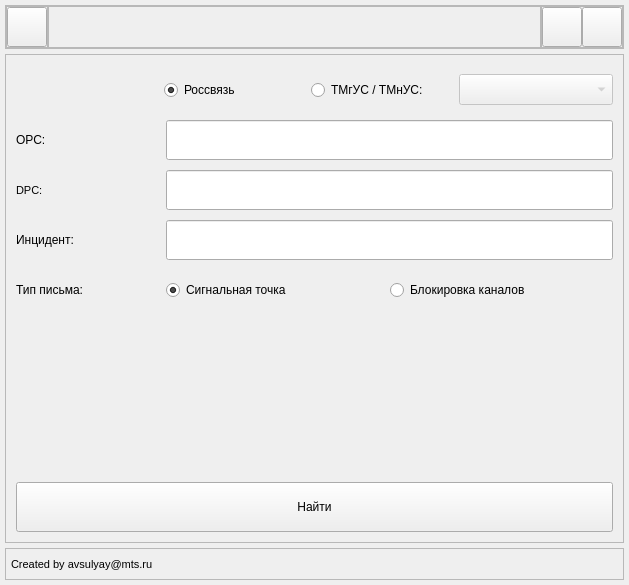
<?xml version="1.0" encoding="UTF-8"?>
<ui version="4.0">
 <class>MainWindow</class>
 <widget class="QMainWindow" name="MainWindow">
  <property name="geometry">
   <rect>
    <x>0</x>
    <y>0</y>
    <width>629</width>
    <height>585</height>
   </rect>
  </property>
  <property name="minimumSize">
   <size>
    <width>0</width>
    <height>545</height>
   </size>
  </property>
  <property name="maximumSize">
   <size>
    <width>16777215</width>
    <height>16777215</height>
   </size>
  </property>
  <property name="windowTitle">
   <string>MainWindow</string>
  </property>
  <property name="windowIcon">
   <iconset>
    <normaloff>../../../../icon.ico</normaloff>../../../../icon.ico</iconset>
  </property>
  <property name="styleSheet">
   <string notr="true"/>
  </property>
  <widget class="QWidget" name="centralwidget">
   <property name="styleSheet">
    <string notr="true"/>
   </property>
   <layout class="QVBoxLayout" name="verticalLayout">
    <property name="spacing">
     <number>5</number>
    </property>
    <property name="leftMargin">
     <number>5</number>
    </property>
    <property name="topMargin">
     <number>5</number>
    </property>
    <property name="rightMargin">
     <number>5</number>
    </property>
    <property name="bottomMargin">
     <number>5</number>
    </property>
    <item alignment="Qt::AlignTop">
     <widget class="QFrame" name="header_frame">
      <property name="frameShape">
       <enum>QFrame::StyledPanel</enum>
      </property>
      <property name="frameShadow">
       <enum>QFrame::Raised</enum>
      </property>
      <layout class="QHBoxLayout" name="horizontalLayout_2">
       <property name="spacing">
        <number>0</number>
       </property>
       <property name="leftMargin">
        <number>0</number>
       </property>
       <property name="topMargin">
        <number>0</number>
       </property>
       <property name="rightMargin">
        <number>0</number>
       </property>
       <property name="bottomMargin">
        <number>0</number>
       </property>
       <item alignment="Qt::AlignLeft|Qt::AlignVCenter">
        <widget class="QFrame" name="frame">
         <property name="minimumSize">
          <size>
           <width>0</width>
           <height>0</height>
          </size>
         </property>
         <property name="maximumSize">
          <size>
           <width>16777215</width>
           <height>16777215</height>
          </size>
         </property>
         <property name="styleSheet">
          <string notr="true"/>
         </property>
         <property name="frameShape">
          <enum>QFrame::StyledPanel</enum>
         </property>
         <property name="frameShadow">
          <enum>QFrame::Raised</enum>
         </property>
         <layout class="QHBoxLayout" name="horizontalLayout_12">
          <property name="spacing">
           <number>0</number>
          </property>
          <property name="leftMargin">
           <number>0</number>
          </property>
          <property name="topMargin">
           <number>0</number>
          </property>
          <property name="rightMargin">
           <number>0</number>
          </property>
          <property name="bottomMargin">
           <number>0</number>
          </property>
          <item>
           <widget class="QPushButton" name="menu_btn">
            <property name="minimumSize">
             <size>
              <width>40</width>
              <height>40</height>
             </size>
            </property>
            <property name="maximumSize">
             <size>
              <width>40</width>
              <height>40</height>
             </size>
            </property>
            <property name="font">
             <font>
              <family>Arial</family>
              <pointsize>8</pointsize>
              <weight>50</weight>
              <bold>false</bold>
             </font>
            </property>
            <property name="cursor">
             <cursorShape>PointingHandCursor</cursorShape>
            </property>
            <property name="toolTip">
             <string>Дополнительная информация</string>
            </property>
            <property name="styleSheet">
             <string notr="true"/>
            </property>
            <property name="text">
             <string/>
            </property>
            <property name="icon">
             <iconset resource="../../resource.qrc">
              <normaloff>:/icons/icons/chevrons-right_.svg</normaloff>:/icons/icons/chevrons-right_.svg</iconset>
            </property>
            <property name="iconSize">
             <size>
              <width>32</width>
              <height>32</height>
             </size>
            </property>
           </widget>
          </item>
         </layout>
        </widget>
       </item>
       <item>
        <widget class="QFrame" name="main_header_frame">
         <property name="sizePolicy">
          <sizepolicy hsizetype="Expanding" vsizetype="Preferred">
           <horstretch>0</horstretch>
           <verstretch>0</verstretch>
          </sizepolicy>
         </property>
         <property name="cursor">
          <cursorShape>SizeAllCursor</cursorShape>
         </property>
         <property name="frameShape">
          <enum>QFrame::StyledPanel</enum>
         </property>
         <property name="frameShadow">
          <enum>QFrame::Raised</enum>
         </property>
         <layout class="QHBoxLayout" name="horizontalLayout">
          <property name="spacing">
           <number>0</number>
          </property>
          <property name="leftMargin">
           <number>0</number>
          </property>
          <property name="topMargin">
           <number>0</number>
          </property>
          <property name="rightMargin">
           <number>0</number>
          </property>
          <property name="bottomMargin">
           <number>0</number>
          </property>
         </layout>
        </widget>
       </item>
       <item alignment="Qt::AlignRight">
        <widget class="QFrame" name="frame_2">
         <property name="frameShape">
          <enum>QFrame::StyledPanel</enum>
         </property>
         <property name="frameShadow">
          <enum>QFrame::Raised</enum>
         </property>
         <layout class="QHBoxLayout" name="horizontalLayout_3">
          <property name="spacing">
           <number>0</number>
          </property>
          <property name="leftMargin">
           <number>0</number>
          </property>
          <property name="topMargin">
           <number>0</number>
          </property>
          <property name="rightMargin">
           <number>0</number>
          </property>
          <property name="bottomMargin">
           <number>0</number>
          </property>
          <item>
           <widget class="QPushButton" name="minimizated_btn">
            <property name="minimumSize">
             <size>
              <width>40</width>
              <height>0</height>
             </size>
            </property>
            <property name="maximumSize">
             <size>
              <width>40</width>
              <height>40</height>
             </size>
            </property>
            <property name="cursor">
             <cursorShape>PointingHandCursor</cursorShape>
            </property>
            <property name="toolTip">
             <string>Свернуть окно</string>
            </property>
            <property name="styleSheet">
             <string notr="true"/>
            </property>
            <property name="text">
             <string/>
            </property>
            <property name="icon">
             <iconset resource="../../resource.qrc">
              <normaloff>:/icons/icons/minus_.svg</normaloff>:/icons/icons/minus_.svg</iconset>
            </property>
            <property name="iconSize">
             <size>
              <width>24</width>
              <height>24</height>
             </size>
            </property>
           </widget>
          </item>
          <item>
           <widget class="QPushButton" name="close_btn">
            <property name="minimumSize">
             <size>
              <width>40</width>
              <height>0</height>
             </size>
            </property>
            <property name="maximumSize">
             <size>
              <width>40</width>
              <height>40</height>
             </size>
            </property>
            <property name="cursor">
             <cursorShape>PointingHandCursor</cursorShape>
            </property>
            <property name="toolTip">
             <string>Закрыть программу</string>
            </property>
            <property name="styleSheet">
             <string notr="true"/>
            </property>
            <property name="text">
             <string/>
            </property>
            <property name="icon">
             <iconset resource="../../resource.qrc">
              <normaloff>:/icons/icons/x_.svg</normaloff>:/icons/icons/x_.svg</iconset>
            </property>
            <property name="iconSize">
             <size>
              <width>24</width>
              <height>24</height>
             </size>
            </property>
           </widget>
          </item>
         </layout>
        </widget>
       </item>
      </layout>
     </widget>
    </item>
    <item>
     <widget class="QFrame" name="main_frame">
      <property name="sizePolicy">
       <sizepolicy hsizetype="Preferred" vsizetype="Expanding">
        <horstretch>0</horstretch>
        <verstretch>0</verstretch>
       </sizepolicy>
      </property>
      <property name="styleSheet">
       <string notr="true"/>
      </property>
      <property name="frameShape">
       <enum>QFrame::StyledPanel</enum>
      </property>
      <property name="frameShadow">
       <enum>QFrame::Raised</enum>
      </property>
      <layout class="QHBoxLayout" name="horizontalLayout_4">
       <property name="spacing">
        <number>0</number>
       </property>
       <property name="leftMargin">
        <number>5</number>
       </property>
       <property name="topMargin">
        <number>0</number>
       </property>
       <property name="rightMargin">
        <number>5</number>
       </property>
       <property name="bottomMargin">
        <number>0</number>
       </property>
       <item>
        <widget class="QFrame" name="frame_5">
         <property name="sizePolicy">
          <sizepolicy hsizetype="Expanding" vsizetype="Preferred">
           <horstretch>0</horstretch>
           <verstretch>0</verstretch>
          </sizepolicy>
         </property>
         <property name="styleSheet">
          <string notr="true"/>
         </property>
         <property name="frameShape">
          <enum>QFrame::NoFrame</enum>
         </property>
         <property name="frameShadow">
          <enum>QFrame::Plain</enum>
         </property>
         <property name="lineWidth">
          <number>0</number>
         </property>
         <layout class="QVBoxLayout" name="verticalLayout_2">
          <property name="spacing">
           <number>5</number>
          </property>
          <property name="leftMargin">
           <number>5</number>
          </property>
          <property name="topMargin">
           <number>10</number>
          </property>
          <property name="rightMargin">
           <number>5</number>
          </property>
          <property name="bottomMargin">
           <number>10</number>
          </property>
          <item>
           <widget class="QLineEdit" name="le_cur_cb">
            <property name="maximumSize">
             <size>
              <width>0</width>
              <height>0</height>
             </size>
            </property>
           </widget>
          </item>
          <item>
           <widget class="QFrame" name="frame_8">
            <property name="minimumSize">
             <size>
              <width>0</width>
              <height>0</height>
             </size>
            </property>
            <property name="lineWidth">
             <number>0</number>
            </property>
            <layout class="QHBoxLayout" name="horizontalLayout_14">
             <property name="spacing">
              <number>0</number>
             </property>
             <property name="leftMargin">
              <number>0</number>
             </property>
             <property name="topMargin">
              <number>0</number>
             </property>
             <property name="rightMargin">
              <number>0</number>
             </property>
             <property name="bottomMargin">
              <number>5</number>
             </property>
             <item>
              <widget class="QLabel" name="label_9">
               <property name="minimumSize">
                <size>
                 <width>0</width>
                 <height>0</height>
                </size>
               </property>
               <property name="maximumSize">
                <size>
                 <width>150</width>
                 <height>16777215</height>
                </size>
               </property>
               <property name="font">
                <font>
                 <family>Arial</family>
                 <pointsize>14</pointsize>
                 <weight>50</weight>
                 <italic>false</italic>
                 <bold>false</bold>
                </font>
               </property>
               <property name="text">
                <string/>
               </property>
              </widget>
             </item>
             <item>
              <widget class="QRadioButton" name="rbtn_rossvyaz">
               <property name="minimumSize">
                <size>
                 <width>130</width>
                 <height>40</height>
                </size>
               </property>
               <property name="maximumSize">
                <size>
                 <width>16777215</width>
                 <height>40</height>
                </size>
               </property>
               <property name="cursor">
                <cursorShape>PointingHandCursor</cursorShape>
               </property>
               <property name="text">
                <string>Россвязь</string>
               </property>
               <property name="checked">
                <bool>true</bool>
               </property>
              </widget>
             </item>
             <item>
              <widget class="QRadioButton" name="rbtn_mgmn">
               <property name="minimumSize">
                <size>
                 <width>0</width>
                 <height>40</height>
                </size>
               </property>
               <property name="maximumSize">
                <size>
                 <width>16777215</width>
                 <height>40</height>
                </size>
               </property>
               <property name="cursor">
                <cursorShape>PointingHandCursor</cursorShape>
               </property>
               <property name="text">
                <string>ТМгУС / ТМнУС:</string>
               </property>
               <property name="iconSize">
                <size>
                 <width>26</width>
                 <height>26</height>
                </size>
               </property>
              </widget>
             </item>
             <item>
              <widget class="QComboBox" name="cb_mgmn_msx">
               <property name="enabled">
                <bool>false</bool>
               </property>
               <property name="font">
                <font>
                 <family>Arial</family>
                 <pointsize>14</pointsize>
                </font>
               </property>
               <property name="cursor">
                <cursorShape>PointingHandCursor</cursorShape>
               </property>
               <item>
                <property name="text">
                 <string/>
                </property>
               </item>
               <item>
                <property name="text">
                 <string>CN-MSK-MSX</string>
                </property>
               </item>
               <item>
                <property name="text">
                 <string>NW-SPB-MSX</string>
                </property>
               </item>
               <item>
                <property name="text">
                 <string>SU-KRD-MSX</string>
                </property>
               </item>
               <item>
                <property name="text">
                 <string>UR-EKT-MSX</string>
                </property>
               </item>
               <item>
                <property name="text">
                 <string>PV-NNV-MSX</string>
                </property>
               </item>
               <item>
                <property name="text">
                 <string>SB-NSK-MSX</string>
                </property>
               </item>
               <item>
                <property name="text">
                 <string>DV-VLD-MSX</string>
                </property>
               </item>
              </widget>
             </item>
            </layout>
           </widget>
          </item>
          <item>
           <widget class="QFrame" name="frame_opc">
            <property name="minimumSize">
             <size>
              <width>0</width>
              <height>0</height>
             </size>
            </property>
            <property name="maximumSize">
             <size>
              <width>16777215</width>
              <height>16777215</height>
             </size>
            </property>
            <property name="lineWidth">
             <number>0</number>
            </property>
            <layout class="QHBoxLayout" name="horizontalLayout_5">
             <property name="spacing">
              <number>0</number>
             </property>
             <property name="leftMargin">
              <number>0</number>
             </property>
             <property name="topMargin">
              <number>0</number>
             </property>
             <property name="rightMargin">
              <number>0</number>
             </property>
             <property name="bottomMargin">
              <number>5</number>
             </property>
             <item>
              <widget class="QLabel" name="label_3">
               <property name="minimumSize">
                <size>
                 <width>150</width>
                 <height>0</height>
                </size>
               </property>
               <property name="maximumSize">
                <size>
                 <width>16777215</width>
                 <height>16777215</height>
                </size>
               </property>
               <property name="text">
                <string>OPC:</string>
               </property>
              </widget>
             </item>
             <item>
              <widget class="QLineEdit" name="le_opc">
               <property name="minimumSize">
                <size>
                 <width>0</width>
                 <height>40</height>
                </size>
               </property>
               <property name="maximumSize">
                <size>
                 <width>16777215</width>
                 <height>40</height>
                </size>
               </property>
               <property name="font">
                <font>
                 <family>Arial</family>
                 <pointsize>14</pointsize>
                 <weight>50</weight>
                 <italic>false</italic>
                 <bold>false</bold>
                </font>
               </property>
               <property name="styleSheet">
                <string notr="true"/>
               </property>
               <property name="maxLength">
                <number>30</number>
               </property>
              </widget>
             </item>
            </layout>
           </widget>
          </item>
          <item>
           <widget class="QFrame" name="frame_5">
            <property name="minimumSize">
             <size>
              <width>0</width>
              <height>0</height>
             </size>
            </property>
            <property name="maximumSize">
             <size>
              <width>16777215</width>
              <height>16777215</height>
             </size>
            </property>
            <property name="font">
             <font>
              <family>Arial</family>
              <pointsize>14</pointsize>
             </font>
            </property>
            <property name="lineWidth">
             <number>0</number>
            </property>
            <layout class="QHBoxLayout" name="horizontalLayout_6">
             <property name="spacing">
              <number>0</number>
             </property>
             <property name="leftMargin">
              <number>0</number>
             </property>
             <property name="topMargin">
              <number>0</number>
             </property>
             <property name="rightMargin">
              <number>0</number>
             </property>
             <property name="bottomMargin">
              <number>5</number>
             </property>
             <item>
              <widget class="QLabel" name="lbl_dpc">
               <property name="minimumSize">
                <size>
                 <width>150</width>
                 <height>0</height>
                </size>
               </property>
               <property name="maximumSize">
                <size>
                 <width>16777215</width>
                 <height>16777215</height>
                </size>
               </property>
               <property name="font">
                <font>
                 <family>MS Shell Dlg 2</family>
                 <pointsize>8</pointsize>
                </font>
               </property>
               <property name="text">
                <string>DPC:</string>
               </property>
              </widget>
             </item>
             <item>
              <widget class="QLineEdit" name="le_dpc">
               <property name="minimumSize">
                <size>
                 <width>0</width>
                 <height>40</height>
                </size>
               </property>
               <property name="maximumSize">
                <size>
                 <width>16777215</width>
                 <height>40</height>
                </size>
               </property>
               <property name="font">
                <font>
                 <family>Arial</family>
                 <pointsize>14</pointsize>
                 <weight>50</weight>
                 <italic>false</italic>
                 <bold>false</bold>
                </font>
               </property>
               <property name="inputMethodHints">
                <set>Qt::ImhNone</set>
               </property>
               <property name="maxLength">
                <number>30</number>
               </property>
              </widget>
             </item>
            </layout>
           </widget>
          </item>
          <item>
           <widget class="QFrame" name="frame_4">
            <property name="minimumSize">
             <size>
              <width>0</width>
              <height>0</height>
             </size>
            </property>
            <property name="maximumSize">
             <size>
              <width>16777215</width>
              <height>16777215</height>
             </size>
            </property>
            <property name="lineWidth">
             <number>0</number>
            </property>
            <layout class="QHBoxLayout" name="horizontalLayout_7">
             <property name="spacing">
              <number>0</number>
             </property>
             <property name="leftMargin">
              <number>0</number>
             </property>
             <property name="topMargin">
              <number>0</number>
             </property>
             <property name="rightMargin">
              <number>0</number>
             </property>
             <property name="bottomMargin">
              <number>5</number>
             </property>
             <item>
              <widget class="QLabel" name="label_5">
               <property name="minimumSize">
                <size>
                 <width>150</width>
                 <height>0</height>
                </size>
               </property>
               <property name="maximumSize">
                <size>
                 <width>16777215</width>
                 <height>16777215</height>
                </size>
               </property>
               <property name="text">
                <string>Инцидент:</string>
               </property>
              </widget>
             </item>
             <item>
              <widget class="QLineEdit" name="le_inc">
               <property name="minimumSize">
                <size>
                 <width>0</width>
                 <height>40</height>
                </size>
               </property>
               <property name="maximumSize">
                <size>
                 <width>16777215</width>
                 <height>40</height>
                </size>
               </property>
               <property name="font">
                <font>
                 <family>Arial</family>
                 <pointsize>14</pointsize>
                 <weight>50</weight>
                 <italic>false</italic>
                 <bold>false</bold>
                </font>
               </property>
               <property name="maxLength">
                <number>15</number>
               </property>
              </widget>
             </item>
            </layout>
           </widget>
          </item>
          <item>
           <widget class="QFrame" name="frame_6">
            <property name="minimumSize">
             <size>
              <width>0</width>
              <height>0</height>
             </size>
            </property>
            <property name="maximumSize">
             <size>
              <width>16777215</width>
              <height>16777215</height>
             </size>
            </property>
            <property name="lineWidth">
             <number>0</number>
            </property>
            <layout class="QHBoxLayout" name="horizontalLayout_8">
             <property name="spacing">
              <number>0</number>
             </property>
             <property name="leftMargin">
              <number>0</number>
             </property>
             <property name="topMargin">
              <number>0</number>
             </property>
             <property name="rightMargin">
              <number>0</number>
             </property>
             <property name="bottomMargin">
              <number>5</number>
             </property>
             <item>
              <widget class="QLabel" name="label_6">
               <property name="minimumSize">
                <size>
                 <width>150</width>
                 <height>0</height>
                </size>
               </property>
               <property name="maximumSize">
                <size>
                 <width>150</width>
                 <height>16777215</height>
                </size>
               </property>
               <property name="text">
                <string>Тип письма:</string>
               </property>
              </widget>
             </item>
             <item>
              <widget class="QFrame" name="frame">
               <property name="lineWidth">
                <number>0</number>
               </property>
               <layout class="QHBoxLayout" name="horizontalLayout_9">
                <property name="spacing">
                 <number>0</number>
                </property>
                <property name="leftMargin">
                 <number>0</number>
                </property>
                <property name="topMargin">
                 <number>0</number>
                </property>
                <property name="rightMargin">
                 <number>0</number>
                </property>
                <property name="bottomMargin">
                 <number>0</number>
                </property>
                <item>
                 <widget class="QRadioButton" name="rbtn_sp">
                  <property name="minimumSize">
                   <size>
                    <width>0</width>
                    <height>40</height>
                   </size>
                  </property>
                  <property name="maximumSize">
                   <size>
                    <width>16777215</width>
                    <height>40</height>
                   </size>
                  </property>
                  <property name="text">
                   <string>Сигнальная точка</string>
                  </property>
                  <property name="checked">
                   <bool>true</bool>
                  </property>
                 </widget>
                </item>
                <item>
                 <widget class="QRadioButton" name="rbtn_cic">
                  <property name="minimumSize">
                   <size>
                    <width>0</width>
                    <height>40</height>
                   </size>
                  </property>
                  <property name="maximumSize">
                   <size>
                    <width>16777215</width>
                    <height>40</height>
                   </size>
                  </property>
                  <property name="text">
                   <string>Блокировка каналов</string>
                  </property>
                 </widget>
                </item>
               </layout>
              </widget>
             </item>
            </layout>
           </widget>
          </item>
          <item>
           <widget class="QFrame" name="frame_CIC">
            <property name="minimumSize">
             <size>
              <width>0</width>
              <height>0</height>
             </size>
            </property>
            <property name="maximumSize">
             <size>
              <width>16777215</width>
              <height>0</height>
             </size>
            </property>
            <property name="lineWidth">
             <number>0</number>
            </property>
            <layout class="QHBoxLayout" name="horizontalLayout_13">
             <property name="spacing">
              <number>0</number>
             </property>
             <property name="leftMargin">
              <number>0</number>
             </property>
             <property name="topMargin">
              <number>0</number>
             </property>
             <property name="rightMargin">
              <number>0</number>
             </property>
             <property name="bottomMargin">
              <number>0</number>
             </property>
             <item>
              <widget class="QLabel" name="label_8">
               <property name="minimumSize">
                <size>
                 <width>150</width>
                 <height>0</height>
                </size>
               </property>
               <property name="maximumSize">
                <size>
                 <width>16777215</width>
                 <height>16777215</height>
                </size>
               </property>
               <property name="text">
                <string>CIC:</string>
               </property>
              </widget>
             </item>
             <item>
              <widget class="QLineEdit" name="le_CIC">
               <property name="minimumSize">
                <size>
                 <width>0</width>
                 <height>40</height>
                </size>
               </property>
               <property name="maximumSize">
                <size>
                 <width>16777215</width>
                 <height>40</height>
                </size>
               </property>
               <property name="font">
                <font>
                 <family>Arial</family>
                 <pointsize>14</pointsize>
                 <weight>50</weight>
                 <italic>false</italic>
                 <bold>false</bold>
                </font>
               </property>
               <property name="maxLength">
                <number>15</number>
               </property>
              </widget>
             </item>
            </layout>
           </widget>
          </item>
          <item>
           <spacer name="verticalSpacer_2">
            <property name="orientation">
             <enum>Qt::Vertical</enum>
            </property>
            <property name="sizeHint" stdset="0">
             <size>
              <width>20</width>
              <height>40</height>
             </size>
            </property>
           </spacer>
          </item>
          <item>
           <widget class="QLabel" name="lbl_error">
            <property name="minimumSize">
             <size>
              <width>0</width>
              <height>30</height>
             </size>
            </property>
            <property name="maximumSize">
             <size>
              <width>16777215</width>
              <height>30</height>
             </size>
            </property>
            <property name="styleSheet">
             <string notr="true"/>
            </property>
            <property name="text">
             <string/>
            </property>
            <property name="alignment">
             <set>Qt::AlignCenter</set>
            </property>
           </widget>
          </item>
          <item alignment="Qt::AlignHCenter|Qt::AlignVCenter">
           <widget class="QLabel" name="lbl_loading">
            <property name="minimumSize">
             <size>
              <width>50</width>
              <height>50</height>
             </size>
            </property>
            <property name="maximumSize">
             <size>
              <width>50</width>
              <height>50</height>
             </size>
            </property>
            <property name="styleSheet">
             <string notr="true"/>
            </property>
            <property name="text">
             <string/>
            </property>
           </widget>
          </item>
          <item>
           <widget class="QLabel" name="label_2">
            <property name="minimumSize">
             <size>
              <width>0</width>
              <height>15</height>
             </size>
            </property>
            <property name="maximumSize">
             <size>
              <width>16777215</width>
              <height>15</height>
             </size>
            </property>
            <property name="text">
             <string/>
            </property>
           </widget>
          </item>
          <item>
           <widget class="QPushButton" name="search_btn">
            <property name="sizePolicy">
             <sizepolicy hsizetype="Expanding" vsizetype="Fixed">
              <horstretch>0</horstretch>
              <verstretch>0</verstretch>
             </sizepolicy>
            </property>
            <property name="minimumSize">
             <size>
              <width>0</width>
              <height>50</height>
             </size>
            </property>
            <property name="maximumSize">
             <size>
              <width>16777215</width>
              <height>50</height>
             </size>
            </property>
            <property name="cursor">
             <cursorShape>PointingHandCursor</cursorShape>
            </property>
            <property name="toolTip">
             <string>Сформировать письмо оператору</string>
            </property>
            <property name="styleSheet">
             <string notr="true"/>
            </property>
            <property name="text">
             <string>Найти</string>
            </property>
            <property name="icon">
             <iconset resource="../../resource.qrc">
              <normaloff>:/icons/icons/search_.svg</normaloff>:/icons/icons/search_.svg</iconset>
            </property>
            <property name="iconSize">
             <size>
              <width>24</width>
              <height>24</height>
             </size>
            </property>
           </widget>
          </item>
         </layout>
        </widget>
       </item>
      </layout>
     </widget>
    </item>
    <item alignment="Qt::AlignBottom">
     <widget class="QFrame" name="footer_frame">
      <property name="font">
       <font>
        <family>Arial</family>
        <pointsize>8</pointsize>
       </font>
      </property>
      <property name="frameShape">
       <enum>QFrame::StyledPanel</enum>
      </property>
      <property name="frameShadow">
       <enum>QFrame::Raised</enum>
      </property>
      <layout class="QHBoxLayout" name="horizontalLayout_15">
       <property name="spacing">
        <number>0</number>
       </property>
       <property name="leftMargin">
        <number>5</number>
       </property>
       <property name="topMargin">
        <number>0</number>
       </property>
       <property name="rightMargin">
        <number>5</number>
       </property>
       <property name="bottomMargin">
        <number>0</number>
       </property>
       <item>
        <widget class="QLabel" name="label">
         <property name="minimumSize">
          <size>
           <width>0</width>
           <height>30</height>
          </size>
         </property>
         <property name="font">
          <font>
           <family>Arial</family>
           <pointsize>8</pointsize>
           <weight>50</weight>
           <italic>false</italic>
           <bold>false</bold>
          </font>
         </property>
         <property name="text">
          <string>Created by avsulyay@mts.ru</string>
         </property>
        </widget>
       </item>
      </layout>
     </widget>
    </item>
   </layout>
  </widget>
 </widget>
 <resources>
  <include location="../../resource.qrc"/>
 </resources>
 <connections/>
</ui>
